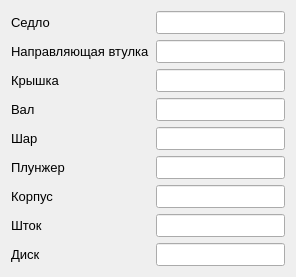
              <widget class="QWidget" name="tab_5">
               <attribute name="title">
                <string>Материалы деталей</string>
               </attribute>
               <layout class="QFormLayout" name="formLayout">
                <item row="0" column="0">
                 <widget class="QLabel" name="label_materialSaddle">
                  <property name="sizePolicy">
                   <sizepolicy hsizetype="Maximum" vsizetype="Preferred">
                    <horstretch>0</horstretch>
                    <verstretch>0</verstretch>
                   </sizepolicy>
                  </property>
                  <property name="font">
                   <font>
                    <family>Segoe UI</family>
                    <pointsize>10</pointsize>
                   </font>
                  </property>
                  <property name="text">
                   <string>Седло</string>
                  </property>
                 </widget>
                </item>
                <item row="0" column="1">
                 <widget class="QLineEdit" name="lineEdit_materialSaddle">
                  <property name="sizePolicy">
                   <sizepolicy hsizetype="Expanding" vsizetype="Fixed">
                    <horstretch>0</horstretch>
                    <verstretch>0</verstretch>
                   </sizepolicy>
                  </property>
                  <property name="font">
                   <font>
                    <family>Segoe UI</family>
                    <pointsize>10</pointsize>
                   </font>
                  </property>
                  <property name="styleSheet">
                   <string notr="true">padding: 2px 2px;</string>
                  </property>
                  <property name="readOnly">
                   <bool>true</bool>
                  </property>
                  <property name="clearButtonEnabled">
                   <bool>false</bool>
                  </property>
                 </widget>
                </item>
                <item row="1" column="0">
                 <widget class="QLabel" name="label_materialGuideSleeve">
                  <property name="sizePolicy">
                   <sizepolicy hsizetype="Maximum" vsizetype="Preferred">
                    <horstretch>0</horstretch>
                    <verstretch>0</verstretch>
                   </sizepolicy>
                  </property>
                  <property name="font">
                   <font>
                    <family>Segoe UI</family>
                    <pointsize>10</pointsize>
                   </font>
                  </property>
                  <property name="text">
                   <string>Направляющая втулка</string>
                  </property>
                 </widget>
                </item>
                <item row="1" column="1">
                 <widget class="QLineEdit" name="lineEdit_materialGuideSleeve">
                  <property name="sizePolicy">
                   <sizepolicy hsizetype="Expanding" vsizetype="Fixed">
                    <horstretch>0</horstretch>
                    <verstretch>0</verstretch>
                   </sizepolicy>
                  </property>
                  <property name="font">
                   <font>
                    <family>Segoe UI</family>
                    <pointsize>10</pointsize>
                   </font>
                  </property>
                  <property name="styleSheet">
                   <string notr="true">padding: 2px 2px;</string>
                  </property>
                  <property name="readOnly">
                   <bool>true</bool>
                  </property>
                  <property name="clearButtonEnabled">
                   <bool>false</bool>
                  </property>
                 </widget>
                </item>
                <item row="2" column="0">
                 <widget class="QLabel" name="label_materialCap">
                  <property name="sizePolicy">
                   <sizepolicy hsizetype="Maximum" vsizetype="Preferred">
                    <horstretch>0</horstretch>
                    <verstretch>0</verstretch>
                   </sizepolicy>
                  </property>
                  <property name="font">
                   <font>
                    <family>Segoe UI</family>
                    <pointsize>10</pointsize>
                   </font>
                  </property>
                  <property name="text">
                   <string>Крышка</string>
                  </property>
                 </widget>
                </item>
                <item row="2" column="1">
                 <widget class="QLineEdit" name="lineEdit_materialCap">
                  <property name="sizePolicy">
                   <sizepolicy hsizetype="Expanding" vsizetype="Fixed">
                    <horstretch>0</horstretch>
                    <verstretch>0</verstretch>
                   </sizepolicy>
                  </property>
                  <property name="font">
                   <font>
                    <family>Segoe UI</family>
                    <pointsize>10</pointsize>
                   </font>
                  </property>
                  <property name="styleSheet">
                   <string notr="true">padding: 2px 2px;</string>
                  </property>
                  <property name="readOnly">
                   <bool>true</bool>
                  </property>
                  <property name="clearButtonEnabled">
                   <bool>false</bool>
                  </property>
                 </widget>
                </item>
                <item row="3" column="0">
                 <widget class="QLabel" name="label_materialShaft">
                  <property name="sizePolicy">
                   <sizepolicy hsizetype="Maximum" vsizetype="Preferred">
                    <horstretch>0</horstretch>
                    <verstretch>0</verstretch>
                   </sizepolicy>
                  </property>
                  <property name="font">
                   <font>
                    <family>Segoe UI</family>
                    <pointsize>10</pointsize>
                   </font>
                  </property>
                  <property name="text">
                   <string>Вал</string>
                  </property>
                 </widget>
                </item>
                <item row="3" column="1">
                 <widget class="QLineEdit" name="lineEdit_materialShaft">
                  <property name="sizePolicy">
                   <sizepolicy hsizetype="Expanding" vsizetype="Fixed">
                    <horstretch>0</horstretch>
                    <verstretch>0</verstretch>
                   </sizepolicy>
                  </property>
                  <property name="font">
                   <font>
                    <family>Segoe UI</family>
                    <pointsize>10</pointsize>
                   </font>
                  </property>
                  <property name="styleSheet">
                   <string notr="true">padding: 2px 2px;</string>
                  </property>
                  <property name="readOnly">
                   <bool>true</bool>
                  </property>
                  <property name="clearButtonEnabled">
                   <bool>false</bool>
                  </property>
                 </widget>
                </item>
                <item row="4" column="0">
                 <widget class="QLabel" name="label_materialBall">
                  <property name="sizePolicy">
                   <sizepolicy hsizetype="Maximum" vsizetype="Preferred">
                    <horstretch>0</horstretch>
                    <verstretch>0</verstretch>
                   </sizepolicy>
                  </property>
                  <property name="font">
                   <font>
                    <family>Segoe UI</family>
                    <pointsize>10</pointsize>
                   </font>
                  </property>
                  <property name="text">
                   <string>Шар</string>
                  </property>
                 </widget>
                </item>
                <item row="4" column="1">
                 <widget class="QLineEdit" name="lineEdit_materialBall">
                  <property name="sizePolicy">
                   <sizepolicy hsizetype="Expanding" vsizetype="Fixed">
                    <horstretch>0</horstretch>
                    <verstretch>0</verstretch>
                   </sizepolicy>
                  </property>
                  <property name="font">
                   <font>
                    <family>Segoe UI</family>
                    <pointsize>10</pointsize>
                   </font>
                  </property>
                  <property name="styleSheet">
                   <string notr="true">padding: 2px 2px;</string>
                  </property>
                  <property name="readOnly">
                   <bool>true</bool>
                  </property>
                  <property name="clearButtonEnabled">
                   <bool>false</bool>
                  </property>
                 </widget>
                </item>
                <item row="5" column="0">
                 <widget class="QLabel" name="label_materialPlunger">
                  <property name="sizePolicy">
                   <sizepolicy hsizetype="Maximum" vsizetype="Preferred">
                    <horstretch>0</horstretch>
                    <verstretch>0</verstretch>
                   </sizepolicy>
                  </property>
                  <property name="font">
                   <font>
                    <family>Segoe UI</family>
                    <pointsize>10</pointsize>
                   </font>
                  </property>
                  <property name="text">
                   <string>Плунжер</string>
                  </property>
                 </widget>
                </item>
                <item row="5" column="1">
                 <widget class="QLineEdit" name="lineEdit_materialPlunger">
                  <property name="sizePolicy">
                   <sizepolicy hsizetype="Expanding" vsizetype="Fixed">
                    <horstretch>0</horstretch>
                    <verstretch>0</verstretch>
                   </sizepolicy>
                  </property>
                  <property name="font">
                   <font>
                    <family>Segoe UI</family>
                    <pointsize>10</pointsize>
                   </font>
                  </property>
                  <property name="styleSheet">
                   <string notr="true">padding: 2px 2px;</string>
                  </property>
                  <property name="readOnly">
                   <bool>true</bool>
                  </property>
                  <property name="clearButtonEnabled">
                   <bool>false</bool>
                  </property>
                 </widget>
                </item>
                <item row="6" column="0">
                 <widget class="QLabel" name="label_materialCorpus">
                  <property name="sizePolicy">
                   <sizepolicy hsizetype="Maximum" vsizetype="Preferred">
                    <horstretch>0</horstretch>
                    <verstretch>0</verstretch>
                   </sizepolicy>
                  </property>
                  <property name="font">
                   <font>
                    <family>Segoe UI</family>
                    <pointsize>10</pointsize>
                   </font>
                  </property>
                  <property name="text">
                   <string>Корпус</string>
                  </property>
                 </widget>
                </item>
                <item row="6" column="1">
                 <widget class="QLineEdit" name="lineEdit_materialCorpus">
                  <property name="sizePolicy">
                   <sizepolicy hsizetype="Expanding" vsizetype="Fixed">
                    <horstretch>0</horstretch>
                    <verstretch>0</verstretch>
                   </sizepolicy>
                  </property>
                  <property name="font">
                   <font>
                    <family>Segoe UI</family>
                    <pointsize>10</pointsize>
                   </font>
                  </property>
                  <property name="styleSheet">
                   <string notr="true">padding: 2px 2px;</string>
                  </property>
                  <property name="readOnly">
                   <bool>true</bool>
                  </property>
                  <property name="clearButtonEnabled">
                   <bool>false</bool>
                  </property>
                 </widget>
                </item>
                <item row="7" column="0">
                 <widget class="QLabel" name="label_materialStock">
                  <property name="sizePolicy">
                   <sizepolicy hsizetype="Maximum" vsizetype="Preferred">
                    <horstretch>0</horstretch>
                    <verstretch>0</verstretch>
                   </sizepolicy>
                  </property>
                  <property name="font">
                   <font>
                    <family>Segoe UI</family>
                    <pointsize>10</pointsize>
                   </font>
                  </property>
                  <property name="text">
                   <string>Шток</string>
                  </property>
                 </widget>
                </item>
                <item row="7" column="1">
                 <widget class="QLineEdit" name="lineEdit_materialStock">
                  <property name="sizePolicy">
                   <sizepolicy hsizetype="Expanding" vsizetype="Fixed">
                    <horstretch>0</horstretch>
                    <verstretch>0</verstretch>
                   </sizepolicy>
                  </property>
                  <property name="font">
                   <font>
                    <family>Segoe UI</family>
                    <pointsize>10</pointsize>
                   </font>
                  </property>
                  <property name="styleSheet">
                   <string notr="true">padding: 2px 2px;</string>
                  </property>
                  <property name="readOnly">
                   <bool>true</bool>
                  </property>
                  <property name="clearButtonEnabled">
                   <bool>false</bool>
                  </property>
                 </widget>
                </item>
                <item row="8" column="0">
                 <widget class="QLabel" name="label_materialDisk">
                  <property name="sizePolicy">
                   <sizepolicy hsizetype="Maximum" vsizetype="Preferred">
                    <horstretch>0</horstretch>
                    <verstretch>0</verstretch>
                   </sizepolicy>
                  </property>
                  <property name="font">
                   <font>
                    <family>Segoe UI</family>
                    <pointsize>10</pointsize>
                   </font>
                  </property>
                  <property name="text">
                   <string>Диск</string>
                  </property>
                 </widget>
                </item>
                <item row="8" column="1">
                 <widget class="QLineEdit" name="lineEdit_materialDisk">
                  <property name="sizePolicy">
                   <sizepolicy hsizetype="Expanding" vsizetype="Fixed">
                    <horstretch>0</horstretch>
                    <verstretch>0</verstretch>
                   </sizepolicy>
                  </property>
                  <property name="font">
                   <font>
                    <family>Segoe UI</family>
                    <pointsize>10</pointsize>
                   </font>
                  </property>
                  <property name="styleSheet">
                   <string notr="true">padding: 2px 2px;</string>
                  </property>
                  <property name="readOnly">
                   <bool>true</bool>
                  </property>
                  <property name="clearButtonEnabled">
                   <bool>false</bool>
                  </property>
                 </widget>
                </item>
               </layout>
              </widget>
